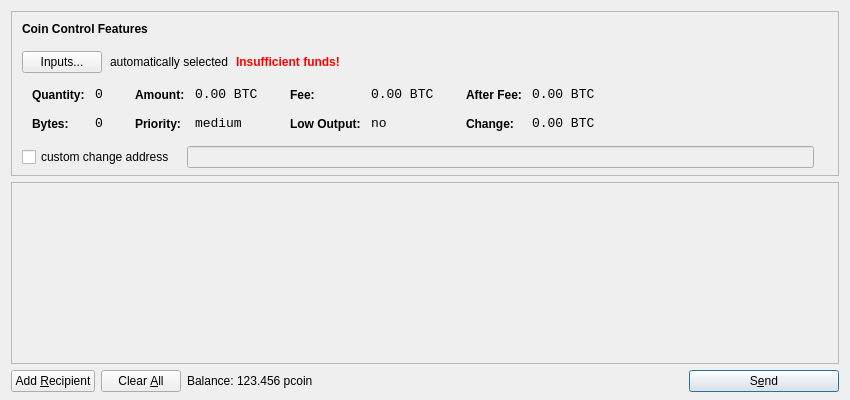
<?xml version="1.0" encoding="UTF-8"?>
<ui version="4.0">
 <class>SendCoinsDialog</class>
 <widget class="QDialog" name="SendCoinsDialog">
  <property name="geometry">
   <rect>
    <x>0</x>
    <y>0</y>
    <width>850</width>
    <height>400</height>
   </rect>
  </property>
  <property name="windowTitle">
   <string>Send Coins</string>
  </property>
  <layout class="QVBoxLayout" name="verticalLayout" stretch="0,1,0">
   <property name="bottomMargin">
    <number>8</number>
   </property>
   <item>
    <widget class="QFrame" name="frameCoinControl">
     <property name="sizePolicy">
      <sizepolicy hsizetype="Expanding" vsizetype="Expanding">
       <horstretch>0</horstretch>
       <verstretch>0</verstretch>
      </sizepolicy>
     </property>
     <property name="maximumSize">
      <size>
       <width>16777215</width>
       <height>16777215</height>
      </size>
     </property>
     <property name="frameShape">
      <enum>QFrame::StyledPanel</enum>
     </property>
     <property name="frameShadow">
      <enum>QFrame::Sunken</enum>
     </property>
     <layout class="QVBoxLayout" name="verticalLayoutCoinControl2">
      <property name="spacing">
       <number>-1</number>
      </property>
      <property name="leftMargin">
       <number>0</number>
      </property>
      <property name="topMargin">
       <number>0</number>
      </property>
      <property name="rightMargin">
       <number>0</number>
      </property>
      <property name="bottomMargin">
       <number>6</number>
      </property>
      <item>
       <layout class="QVBoxLayout" name="verticalLayoutCoinControl" stretch="0,0,0,0,1">
        <property name="spacing">
         <number>0</number>
        </property>
        <property name="leftMargin">
         <number>10</number>
        </property>
        <property name="topMargin">
         <number>10</number>
        </property>
        <item>
         <layout class="QHBoxLayout" name="horizontalLayoutCoinControl1">
          <property name="bottomMargin">
           <number>15</number>
          </property>
          <item>
           <widget class="QLabel" name="labelCoinControlFeatures">
            <property name="sizePolicy">
             <sizepolicy hsizetype="Preferred" vsizetype="Maximum">
              <horstretch>0</horstretch>
              <verstretch>0</verstretch>
             </sizepolicy>
            </property>
            <property name="font">
             <font>
              <weight>75</weight>
              <bold>true</bold>
             </font>
            </property>
            <property name="styleSheet">
             <string notr="true">font-weight:bold;</string>
            </property>
            <property name="text">
             <string>Coin Control Features</string>
            </property>
           </widget>
          </item>
         </layout>
        </item>
        <item>
         <layout class="QHBoxLayout" name="horizontalLayoutCoinControl2" stretch="0,0,0,0">
          <property name="spacing">
           <number>8</number>
          </property>
          <property name="bottomMargin">
           <number>10</number>
          </property>
          <item>
           <widget class="QPushButton" name="pushButtonCoinControl">
            <property name="styleSheet">
             <string notr="true"/>
            </property>
            <property name="text">
             <string>Inputs...</string>
            </property>
           </widget>
          </item>
          <item>
           <widget class="QLabel" name="labelCoinControlAutomaticallySelected">
            <property name="text">
             <string>automatically selected</string>
            </property>
            <property name="margin">
             <number>5</number>
            </property>
           </widget>
          </item>
          <item>
           <widget class="QLabel" name="labelCoinControlInsuffFunds">
            <property name="font">
             <font>
              <weight>75</weight>
              <bold>true</bold>
             </font>
            </property>
            <property name="styleSheet">
             <string notr="true">color:red;font-weight:bold;</string>
            </property>
            <property name="text">
             <string>Insufficient funds!</string>
            </property>
            <property name="margin">
             <number>5</number>
            </property>
           </widget>
          </item>
          <item>
           <spacer name="horizontalSpacerCoinControl">
            <property name="orientation">
             <enum>Qt::Horizontal</enum>
            </property>
            <property name="sizeHint" stdset="0">
             <size>
              <width>40</width>
              <height>1</height>
             </size>
            </property>
           </spacer>
          </item>
         </layout>
        </item>
        <item>
         <widget class="QWidget" name="widgetCoinControl" native="true">
          <property name="sizePolicy">
           <sizepolicy hsizetype="Preferred" vsizetype="Preferred">
            <horstretch>0</horstretch>
            <verstretch>0</verstretch>
           </sizepolicy>
          </property>
          <property name="minimumSize">
           <size>
            <width>0</width>
            <height>0</height>
           </size>
          </property>
          <property name="styleSheet">
           <string notr="true"/>
          </property>
          <layout class="QHBoxLayout" name="horizontalLayoutCoinControl5">
           <property name="margin">
            <number>0</number>
           </property>
           <item>
            <layout class="QHBoxLayout" name="horizontalLayoutCoinControl3" stretch="0,0,0,1">
             <property name="spacing">
              <number>20</number>
             </property>
             <property name="topMargin">
              <number>0</number>
             </property>
             <property name="bottomMargin">
              <number>10</number>
             </property>
             <item>
              <layout class="QFormLayout" name="formLayoutCoinControl1">
               <property name="horizontalSpacing">
                <number>10</number>
               </property>
               <property name="verticalSpacing">
                <number>14</number>
               </property>
               <property name="leftMargin">
                <number>10</number>
               </property>
               <property name="topMargin">
                <number>4</number>
               </property>
               <property name="rightMargin">
                <number>6</number>
               </property>
               <item row="0" column="0">
                <widget class="QLabel" name="labelCoinControlQuantityText">
                 <property name="styleSheet">
                  <string notr="true">font-weight:bold;</string>
                 </property>
                 <property name="text">
                  <string>Quantity:</string>
                 </property>
                 <property name="margin">
                  <number>0</number>
                 </property>
                </widget>
               </item>
               <item row="0" column="1">
                <widget class="QLabel" name="labelCoinControlQuantity">
                 <property name="font">
                  <font>
                   <family>Monospace</family>
                   <pointsize>10</pointsize>
                  </font>
                 </property>
                 <property name="cursor">
                  <cursorShape>IBeamCursor</cursorShape>
                 </property>
                 <property name="contextMenuPolicy">
                  <enum>Qt::ActionsContextMenu</enum>
                 </property>
                 <property name="text">
                  <string notr="true">0</string>
                 </property>
                 <property name="margin">
                  <number>0</number>
                 </property>
                 <property name="textInteractionFlags">
                  <set>Qt::LinksAccessibleByMouse|Qt::TextSelectableByKeyboard|Qt::TextSelectableByMouse</set>
                 </property>
                </widget>
               </item>
               <item row="1" column="0">
                <widget class="QLabel" name="labelCoinControlBytesText">
                 <property name="styleSheet">
                  <string notr="true">font-weight:bold;</string>
                 </property>
                 <property name="text">
                  <string>Bytes:</string>
                 </property>
                </widget>
               </item>
               <item row="1" column="1">
                <widget class="QLabel" name="labelCoinControlBytes">
                 <property name="font">
                  <font>
                   <family>Monospace</family>
                   <pointsize>10</pointsize>
                  </font>
                 </property>
                 <property name="cursor">
                  <cursorShape>IBeamCursor</cursorShape>
                 </property>
                 <property name="contextMenuPolicy">
                  <enum>Qt::ActionsContextMenu</enum>
                 </property>
                 <property name="text">
                  <string notr="true">0</string>
                 </property>
                 <property name="textInteractionFlags">
                  <set>Qt::LinksAccessibleByMouse|Qt::TextSelectableByKeyboard|Qt::TextSelectableByMouse</set>
                 </property>
                </widget>
               </item>
              </layout>
             </item>
             <item>
              <layout class="QFormLayout" name="formLayoutCoinControl2">
               <property name="horizontalSpacing">
                <number>10</number>
               </property>
               <property name="verticalSpacing">
                <number>14</number>
               </property>
               <property name="leftMargin">
                <number>6</number>
               </property>
               <property name="topMargin">
                <number>4</number>
               </property>
               <property name="rightMargin">
                <number>6</number>
               </property>
               <item row="0" column="0">
                <widget class="QLabel" name="labelCoinControlAmountText">
                 <property name="styleSheet">
                  <string notr="true">font-weight:bold;</string>
                 </property>
                 <property name="text">
                  <string>Amount:</string>
                 </property>
                 <property name="margin">
                  <number>0</number>
                 </property>
                </widget>
               </item>
               <item row="0" column="1">
                <widget class="QLabel" name="labelCoinControlAmount">
                 <property name="font">
                  <font>
                   <family>Monospace</family>
                   <pointsize>10</pointsize>
                  </font>
                 </property>
                 <property name="cursor">
                  <cursorShape>IBeamCursor</cursorShape>
                 </property>
                 <property name="contextMenuPolicy">
                  <enum>Qt::ActionsContextMenu</enum>
                 </property>
                 <property name="text">
                  <string notr="true">0.00 BTC</string>
                 </property>
                 <property name="textInteractionFlags">
                  <set>Qt::LinksAccessibleByMouse|Qt::TextSelectableByKeyboard|Qt::TextSelectableByMouse</set>
                 </property>
                </widget>
               </item>
               <item row="1" column="0">
                <widget class="QLabel" name="labelCoinControlPriorityText">
                 <property name="styleSheet">
                  <string notr="true">font-weight:bold;</string>
                 </property>
                 <property name="text">
                  <string>Priority:</string>
                 </property>
                </widget>
               </item>
               <item row="1" column="1">
                <widget class="QLabel" name="labelCoinControlPriority">
                 <property name="font">
                  <font>
                   <family>Monospace</family>
                   <pointsize>10</pointsize>
                  </font>
                 </property>
                 <property name="cursor">
                  <cursorShape>IBeamCursor</cursorShape>
                 </property>
                 <property name="contextMenuPolicy">
                  <enum>Qt::ActionsContextMenu</enum>
                 </property>
                 <property name="text">
                  <string>medium</string>
                 </property>
                 <property name="textInteractionFlags">
                  <set>Qt::LinksAccessibleByMouse|Qt::TextSelectableByKeyboard|Qt::TextSelectableByMouse</set>
                 </property>
                </widget>
               </item>
              </layout>
             </item>
             <item>
              <layout class="QFormLayout" name="formLayoutCoinControl3">
               <property name="horizontalSpacing">
                <number>10</number>
               </property>
               <property name="verticalSpacing">
                <number>14</number>
               </property>
               <property name="leftMargin">
                <number>6</number>
               </property>
               <property name="topMargin">
                <number>4</number>
               </property>
               <property name="rightMargin">
                <number>6</number>
               </property>
               <item row="0" column="0">
                <widget class="QLabel" name="labelCoinControlFeeText">
                 <property name="styleSheet">
                  <string notr="true">font-weight:bold;</string>
                 </property>
                 <property name="text">
                  <string>Fee:</string>
                 </property>
                 <property name="margin">
                  <number>0</number>
                 </property>
                </widget>
               </item>
               <item row="0" column="1">
                <widget class="QLabel" name="labelCoinControlFee">
                 <property name="font">
                  <font>
                   <family>Monospace</family>
                   <pointsize>10</pointsize>
                  </font>
                 </property>
                 <property name="cursor">
                  <cursorShape>IBeamCursor</cursorShape>
                 </property>
                 <property name="contextMenuPolicy">
                  <enum>Qt::ActionsContextMenu</enum>
                 </property>
                 <property name="text">
                  <string notr="true">0.00 BTC</string>
                 </property>
                 <property name="textInteractionFlags">
                  <set>Qt::LinksAccessibleByMouse|Qt::TextSelectableByKeyboard|Qt::TextSelectableByMouse</set>
                 </property>
                </widget>
               </item>
               <item row="1" column="0">
                <widget class="QLabel" name="labelCoinControlLowOutputText">
                 <property name="styleSheet">
                  <string notr="true">font-weight:bold;</string>
                 </property>
                 <property name="text">
                  <string>Low Output:</string>
                 </property>
                </widget>
               </item>
               <item row="1" column="1">
                <widget class="QLabel" name="labelCoinControlLowOutput">
                 <property name="font">
                  <font>
                   <family>Monospace</family>
                   <pointsize>10</pointsize>
                  </font>
                 </property>
                 <property name="cursor">
                  <cursorShape>IBeamCursor</cursorShape>
                 </property>
                 <property name="contextMenuPolicy">
                  <enum>Qt::ActionsContextMenu</enum>
                 </property>
                 <property name="text">
                  <string>no</string>
                 </property>
                 <property name="textInteractionFlags">
                  <set>Qt::LinksAccessibleByMouse|Qt::TextSelectableByKeyboard|Qt::TextSelectableByMouse</set>
                 </property>
                </widget>
               </item>
              </layout>
             </item>
             <item>
              <layout class="QFormLayout" name="formLayoutCoinControl4">
               <property name="horizontalSpacing">
                <number>10</number>
               </property>
               <property name="verticalSpacing">
                <number>14</number>
               </property>
               <property name="leftMargin">
                <number>6</number>
               </property>
               <property name="topMargin">
                <number>4</number>
               </property>
               <property name="rightMargin">
                <number>6</number>
               </property>
               <item row="0" column="0">
                <widget class="QLabel" name="labelCoinControlAfterFeeText">
                 <property name="styleSheet">
                  <string notr="true">font-weight:bold;</string>
                 </property>
                 <property name="text">
                  <string>After Fee:</string>
                 </property>
                 <property name="margin">
                  <number>0</number>
                 </property>
                </widget>
               </item>
               <item row="0" column="1">
                <widget class="QLabel" name="labelCoinControlAfterFee">
                 <property name="font">
                  <font>
                   <family>Monospace</family>
                   <pointsize>10</pointsize>
                  </font>
                 </property>
                 <property name="cursor">
                  <cursorShape>IBeamCursor</cursorShape>
                 </property>
                 <property name="contextMenuPolicy">
                  <enum>Qt::ActionsContextMenu</enum>
                 </property>
                 <property name="text">
                  <string notr="true">0.00 BTC</string>
                 </property>
                 <property name="textInteractionFlags">
                  <set>Qt::LinksAccessibleByMouse|Qt::TextSelectableByKeyboard|Qt::TextSelectableByMouse</set>
                 </property>
                </widget>
               </item>
               <item row="1" column="0">
                <widget class="QLabel" name="labelCoinControlChangeText">
                 <property name="styleSheet">
                  <string notr="true">font-weight:bold;</string>
                 </property>
                 <property name="text">
                  <string>Change:</string>
                 </property>
                </widget>
               </item>
               <item row="1" column="1">
                <widget class="QLabel" name="labelCoinControlChange">
                 <property name="font">
                  <font>
                   <family>Monospace</family>
                   <pointsize>10</pointsize>
                  </font>
                 </property>
                 <property name="cursor">
                  <cursorShape>IBeamCursor</cursorShape>
                 </property>
                 <property name="contextMenuPolicy">
                  <enum>Qt::ActionsContextMenu</enum>
                 </property>
                 <property name="text">
                  <string notr="true">0.00 BTC</string>
                 </property>
                 <property name="textInteractionFlags">
                  <set>Qt::LinksAccessibleByMouse|Qt::TextSelectableByKeyboard|Qt::TextSelectableByMouse</set>
                 </property>
                </widget>
               </item>
              </layout>
             </item>
            </layout>
           </item>
          </layout>
         </widget>
        </item>
        <item>
         <layout class="QHBoxLayout" name="horizontalLayoutCoinControl4" stretch="0,0,0">
          <property name="spacing">
           <number>12</number>
          </property>
          <property name="sizeConstraint">
           <enum>QLayout::SetDefaultConstraint</enum>
          </property>
          <property name="topMargin">
           <number>5</number>
          </property>
          <property name="rightMargin">
           <number>5</number>
          </property>
          <item>
           <widget class="QCheckBox" name="checkBoxCoinControlChange">
            <property name="text">
             <string>custom change address</string>
            </property>
           </widget>
          </item>
          <item>
           <widget class="QLineEdit" name="lineEditCoinControlChange">
            <property name="enabled">
             <bool>false</bool>
            </property>
            <property name="sizePolicy">
             <sizepolicy hsizetype="Expanding" vsizetype="Fixed">
              <horstretch>0</horstretch>
              <verstretch>0</verstretch>
             </sizepolicy>
            </property>
           </widget>
          </item>
          <item>
           <widget class="QLabel" name="labelCoinControlChangeLabel">
            <property name="sizePolicy">
             <sizepolicy hsizetype="Preferred" vsizetype="Expanding">
              <horstretch>0</horstretch>
              <verstretch>0</verstretch>
             </sizepolicy>
            </property>
            <property name="minimumSize">
             <size>
              <width>0</width>
              <height>0</height>
             </size>
            </property>
            <property name="text">
             <string/>
            </property>
            <property name="margin">
             <number>3</number>
            </property>
           </widget>
          </item>
         </layout>
        </item>
        <item>
         <spacer name="verticalSpacerCoinControl">
          <property name="orientation">
           <enum>Qt::Vertical</enum>
          </property>
          <property name="sizeHint" stdset="0">
           <size>
            <width>800</width>
            <height>1</height>
           </size>
          </property>
         </spacer>
        </item>
       </layout>
      </item>
     </layout>
    </widget>
   </item>
   <item>
    <widget class="QScrollArea" name="scrollArea">
     <property name="widgetResizable">
      <bool>true</bool>
     </property>
     <widget class="QWidget" name="scrollAreaWidgetContents">
      <property name="geometry">
       <rect>
        <x>0</x>
        <y>0</y>
        <width>830</width>
        <height>165</height>
       </rect>
      </property>
      <layout class="QVBoxLayout" name="verticalLayout_2">
       <property name="margin">
        <number>0</number>
       </property>
       <item>
        <layout class="QVBoxLayout" name="entries">
         <property name="spacing">
          <number>6</number>
         </property>
        </layout>
       </item>
       <item>
        <spacer name="verticalSpacer">
         <property name="orientation">
          <enum>Qt::Vertical</enum>
         </property>
         <property name="sizeHint" stdset="0">
          <size>
           <width>20</width>
           <height>40</height>
          </size>
         </property>
        </spacer>
       </item>
      </layout>
     </widget>
    </widget>
   </item>
   <item>
    <layout class="QHBoxLayout" name="horizontalLayout">
     <item>
      <widget class="QPushButton" name="addButton">
       <property name="toolTip">
        <string>Send to multiple recipients at once</string>
       </property>
       <property name="text">
        <string>Add &amp;Recipient</string>
       </property>
       <property name="icon">
        <iconset resource="../bitcoin.qrc">
         <normaloff>:/icons/add</normaloff>:/icons/add</iconset>
       </property>
       <property name="autoDefault">
        <bool>false</bool>
       </property>
      </widget>
     </item>
     <item>
      <widget class="QPushButton" name="clearButton">
       <property name="sizePolicy">
        <sizepolicy hsizetype="Minimum" vsizetype="Fixed">
         <horstretch>0</horstretch>
         <verstretch>0</verstretch>
        </sizepolicy>
       </property>
       <property name="toolTip">
        <string>Remove all transaction fields</string>
       </property>
       <property name="text">
        <string>Clear &amp;All</string>
       </property>
       <property name="icon">
        <iconset resource="../bitcoin.qrc">
         <normaloff>:/icons/remove</normaloff>:/icons/remove</iconset>
       </property>
       <property name="autoRepeatDelay">
        <number>300</number>
       </property>
       <property name="autoDefault">
        <bool>false</bool>
       </property>
      </widget>
     </item>
     <item>
      <layout class="QHBoxLayout" name="horizontalLayout_2">
       <property name="spacing">
        <number>3</number>
       </property>
       <item>
        <widget class="QLabel" name="label">
         <property name="text">
          <string>Balance:</string>
         </property>
        </widget>
       </item>
       <item>
        <widget class="QLabel" name="labelBalance">
         <property name="cursor">
          <cursorShape>IBeamCursor</cursorShape>
         </property>
         <property name="text">
          <string>123.456 pcoin</string>
         </property>
         <property name="textInteractionFlags">
          <set>Qt::LinksAccessibleByMouse|Qt::TextSelectableByKeyboard|Qt::TextSelectableByMouse</set>
         </property>
        </widget>
       </item>
      </layout>
     </item>
     <item>
      <spacer name="horizontalSpacer">
       <property name="orientation">
        <enum>Qt::Horizontal</enum>
       </property>
       <property name="sizeHint" stdset="0">
        <size>
         <width>40</width>
         <height>20</height>
        </size>
       </property>
      </spacer>
     </item>
     <item>
      <widget class="QPushButton" name="sendButton">
       <property name="minimumSize">
        <size>
         <width>150</width>
         <height>0</height>
        </size>
       </property>
       <property name="toolTip">
        <string>Confirm the send action</string>
       </property>
       <property name="text">
        <string>S&amp;end</string>
       </property>
       <property name="icon">
        <iconset resource="../bitcoin.qrc">
         <normaloff>:/icons/send</normaloff>:/icons/send</iconset>
       </property>
       <property name="default">
        <bool>true</bool>
       </property>
      </widget>
     </item>
    </layout>
   </item>
  </layout>
 </widget>
 <resources>
  <include location="../bitcoin.qrc"/>
 </resources>
 <connections/>
</ui>
